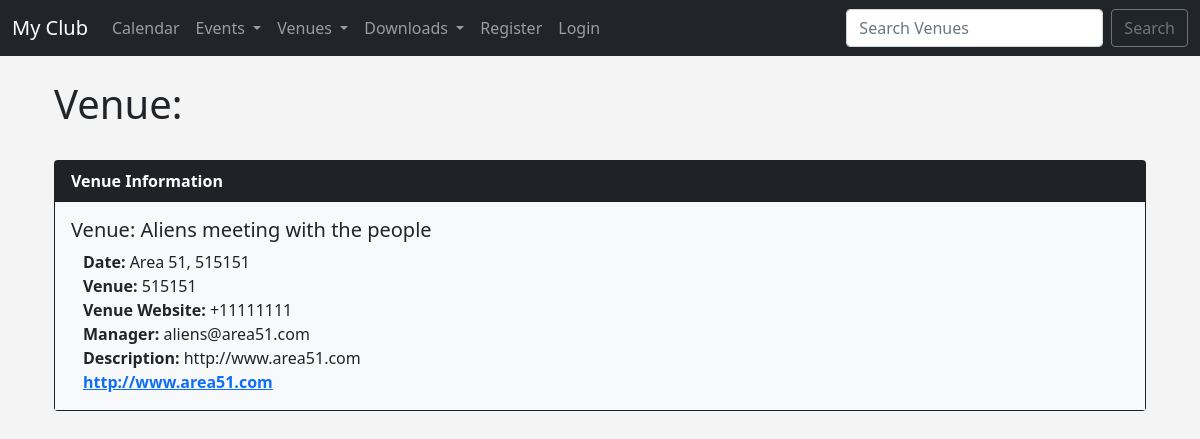
The page /show_venue/7 on the database its author committed.
### events/models.py (models this page shows)
class Venue(models.Model):
    name = models.CharField('Venue name', max_length=120)
    address = models.CharField(max_length=300)
    zip_code = models.CharField("Zip Code", max_length=15)
    phone = models.CharField('Contact Phone', max_length=25, blank=True)
    web = models.URLField('Website Address', blank=True)
    email_address = models.EmailField('Email Address', blank=True)
    owner = models.IntegerField('Venue Owner', blank=False, default=1)
    def __str__(self):
        return self.name

### events/views.py (the view)
# urls.py: path('show_venue/<venue_id>', views.show_venue, name="show-venue"),
def show_venue(request, venue_id):
    venue = Venue.objects.get(pk=venue_id)
    return render(request, 'events/show_venue.html', {
        'venue': venue,
    })

### events/templates/events/show_venue.html
{% extends 'events/base.html' %}
{% block content %}
<div class="container">
    <h1>Venue: </h1><br>
<div class="card text-white bg-dark mb-3">
  <div class="card-header" style="color: #fff; font-weight: bold">
    Venue Information
  </div>
  <div class="card-body bg-light text-dark">
    <h5 class="card-title">Venue: {{ venue }}</h5>
    <p class="card-text container">
            <strong>Date: </strong> {{ venue.address }}<br>
            <strong>Venue: </strong> {{ venue.zip_code }} <br>
            <strong>Venue Website: </strong> {{ venue.phone }}<br>
            <strong>Manager: </strong> {{ venue.email_address }}<br>
            <strong>Description: </strong> {{ venue.web }}<br>
            <strong><a href="{{ venue.web }}">{{ venue.web }}</a></strong>
    </p>
  </div>
    </div>
{% endblock %}

### events/templates/events/base.html (style rules this page uses)
body { background-color: #f4f4f4; }

### rows shown on the page
Venue: name "Aliens meeting with the people", address "Area 51, 515151", zip_code "515151", phone "+11111111", email_address "aliens@area51.com", web "http://www.area51.com"
